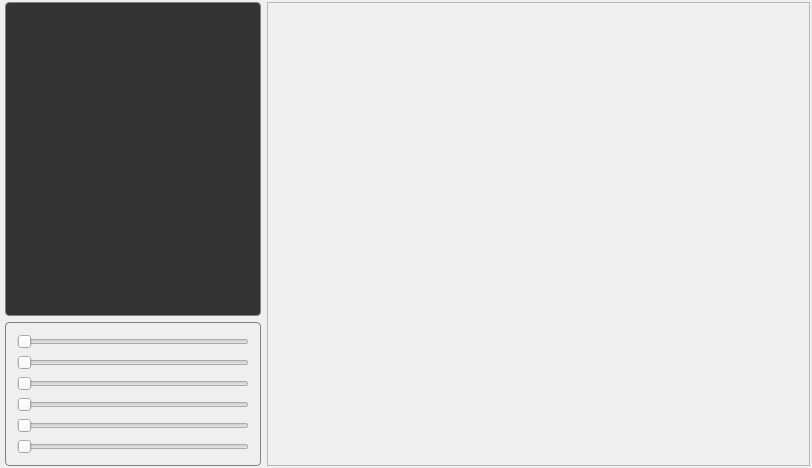
<?xml version="1.0" encoding="UTF-8"?>
<ui version="4.0">
 <class>MainWindow</class>
 <widget class="QMainWindow" name="MainWindow">
  <property name="geometry">
   <rect>
    <x>0</x>
    <y>0</y>
    <width>812</width>
    <height>468</height>
   </rect>
  </property>
  <property name="windowTitle">
   <string>MainWindow</string>
  </property>
  <property name="styleSheet">
   <string notr="true">QGroupBox {
    border: 1px solid grey;
    border-radius: 4px;
    margin-top: 0.5em;
    font-weight: bold;
}

QGroupBox::title {
    subcontrol-origin: margin;
    left: 10px;
    padding: 0 3px 0 3px;
}
</string>
  </property>
  <property name="unifiedTitleAndToolBarOnMac">
   <bool>false</bool>
  </property>
  <widget class="QWidget" name="centralWidget">
   <layout class="QVBoxLayout" name="verticalLayout">
    <property name="leftMargin">
     <number>2</number>
    </property>
    <property name="topMargin">
     <number>2</number>
    </property>
    <property name="rightMargin">
     <number>2</number>
    </property>
    <property name="bottomMargin">
     <number>2</number>
    </property>
    <item>
     <layout class="QHBoxLayout" name="horizontalLayout" stretch="0,5">
      <item>
       <layout class="QVBoxLayout" name="verticalLayout_left" stretch="10,1">
        <property name="leftMargin">
         <number>3</number>
        </property>
        <property name="bottomMargin">
         <number>0</number>
        </property>
        <item>
         <widget class="QPlainTextEdit" name="plain_text_log">
          <property name="styleSheet">
           <string notr="true">QPlainTextEdit { 
    border: 1px solid grey;
    border-radius: 4px;
    font: Ubuntu mono;
    font-size: 12px;
	background-color: #333;
    color: #00aa33;
}
</string>
          </property>
          <property name="readOnly">
           <bool>true</bool>
          </property>
          <property name="textInteractionFlags">
           <set>Qt::TextSelectableByMouse</set>
          </property>
         </widget>
        </item>
        <item alignment="Qt::AlignTop">
         <widget class="QGroupBox" name="slider_groupbox">
          <property name="title">
           <string/>
          </property>
          <layout class="QVBoxLayout" name="verticalLayout_3">
           <item>
            <widget class="QSlider" name="horizontalSlider_0">
             <property name="orientation">
              <enum>Qt::Horizontal</enum>
             </property>
            </widget>
           </item>
           <item>
            <widget class="QSlider" name="horizontalSlider_1">
             <property name="maximum">
              <number>100</number>
             </property>
             <property name="orientation">
              <enum>Qt::Horizontal</enum>
             </property>
             <property name="tickPosition">
              <enum>QSlider::NoTicks</enum>
             </property>
            </widget>
           </item>
           <item>
            <widget class="QSlider" name="horizontalSlider_2">
             <property name="maximum">
              <number>100</number>
             </property>
             <property name="orientation">
              <enum>Qt::Horizontal</enum>
             </property>
             <property name="tickPosition">
              <enum>QSlider::NoTicks</enum>
             </property>
            </widget>
           </item>
           <item>
            <widget class="QSlider" name="horizontalSlider_3">
             <property name="maximum">
              <number>100</number>
             </property>
             <property name="orientation">
              <enum>Qt::Horizontal</enum>
             </property>
             <property name="tickPosition">
              <enum>QSlider::NoTicks</enum>
             </property>
            </widget>
           </item>
           <item>
            <widget class="QSlider" name="horizontalSlider_4">
             <property name="maximum">
              <number>100</number>
             </property>
             <property name="orientation">
              <enum>Qt::Horizontal</enum>
             </property>
             <property name="tickPosition">
              <enum>QSlider::NoTicks</enum>
             </property>
            </widget>
           </item>
           <item>
            <widget class="QSlider" name="horizontalSlider_5">
             <property name="maximum">
              <number>100</number>
             </property>
             <property name="orientation">
              <enum>Qt::Horizontal</enum>
             </property>
             <property name="tickPosition">
              <enum>QSlider::NoTicks</enum>
             </property>
            </widget>
           </item>
           <item>
            <spacer name="verticalSpacer">
             <property name="orientation">
              <enum>Qt::Vertical</enum>
             </property>
             <property name="sizeHint" stdset="0">
              <size>
               <width>20</width>
               <height>40</height>
              </size>
             </property>
            </spacer>
           </item>
          </layout>
          <zorder>horizontalSlider_4</zorder>
          <zorder>horizontalSlider_2</zorder>
          <zorder>horizontalSlider_5</zorder>
          <zorder>horizontalSlider_3</zorder>
          <zorder>verticalSpacer</zorder>
          <zorder>horizontalSlider_1</zorder>
          <zorder>horizontalSlider_0</zorder>
         </widget>
        </item>
       </layout>
      </item>
      <item>
       <widget class="QScrollArea" name="scrollArea">
        <property name="widgetResizable">
         <bool>true</bool>
        </property>
        <widget class="QWidget" name="scrollAreaWidgetContents">
         <property name="geometry">
          <rect>
           <x>0</x>
           <y>0</y>
           <width>538</width>
           <height>460</height>
          </rect>
         </property>
        </widget>
       </widget>
      </item>
     </layout>
    </item>
   </layout>
  </widget>
 </widget>
 <layoutdefault spacing="6" margin="11"/>
 <resources/>
 <connections/>
</ui>
